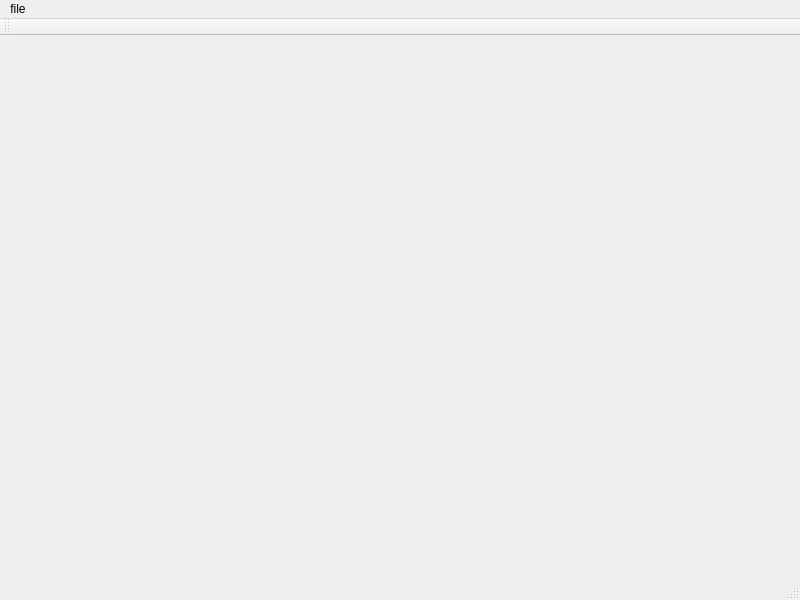
<?xml version="1.0" encoding="UTF-8"?>
<ui version="4.0">
 <class>MainWindow</class>
 <widget class="QMainWindow" name="MainWindow">
  <property name="geometry">
   <rect>
    <x>0</x>
    <y>0</y>
    <width>800</width>
    <height>600</height>
   </rect>
  </property>
  <property name="windowTitle">
   <string>MainWindow</string>
  </property>
  <widget class="QWidget" name="centralwidget"/>
  <widget class="QMenuBar" name="menubar">
   <property name="geometry">
    <rect>
     <x>0</x>
     <y>0</y>
     <width>800</width>
     <height>20</height>
    </rect>
   </property>
   <widget class="QMenu" name="menufile">
    <property name="enabled">
     <bool>true</bool>
    </property>
    <property name="tearOffEnabled">
     <bool>false</bool>
    </property>
    <property name="title">
     <string>file</string>
    </property>
   </widget>
   <addaction name="menufile"/>
  </widget>
  <widget class="QStatusBar" name="statusbar"/>
  <widget class="QToolBar" name="toolBar">
   <property name="windowTitle">
    <string>toolBar</string>
   </property>
   <property name="layoutDirection">
    <enum>Qt::LeftToRight</enum>
   </property>
   <property name="movable">
    <bool>true</bool>
   </property>
   <attribute name="toolBarArea">
    <enum>TopToolBarArea</enum>
   </attribute>
   <attribute name="toolBarBreak">
    <bool>false</bool>
   </attribute>
  </widget>
 </widget>
 <resources/>
 <connections/>
</ui>
